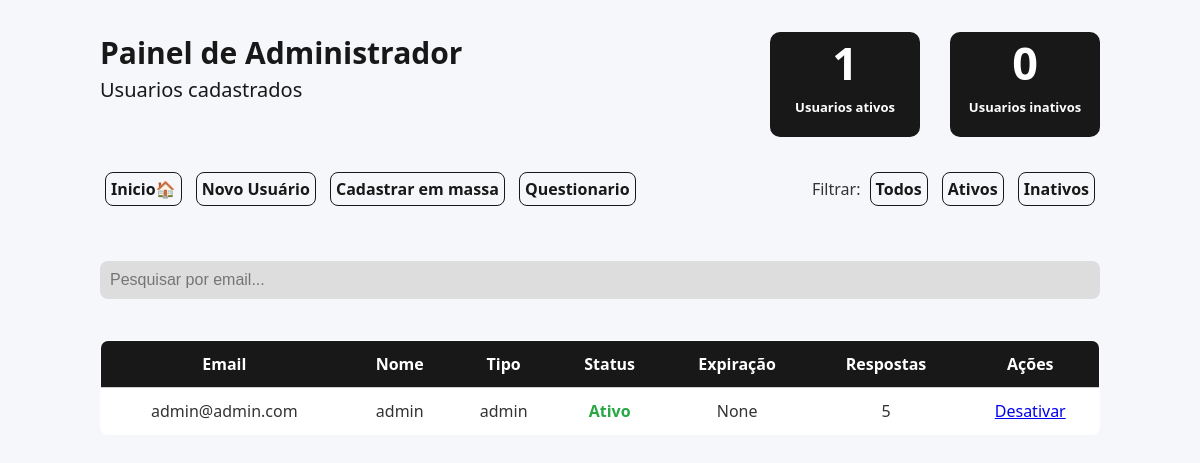
The page /admin/usuarios (signed in) on the database as committed earlier.
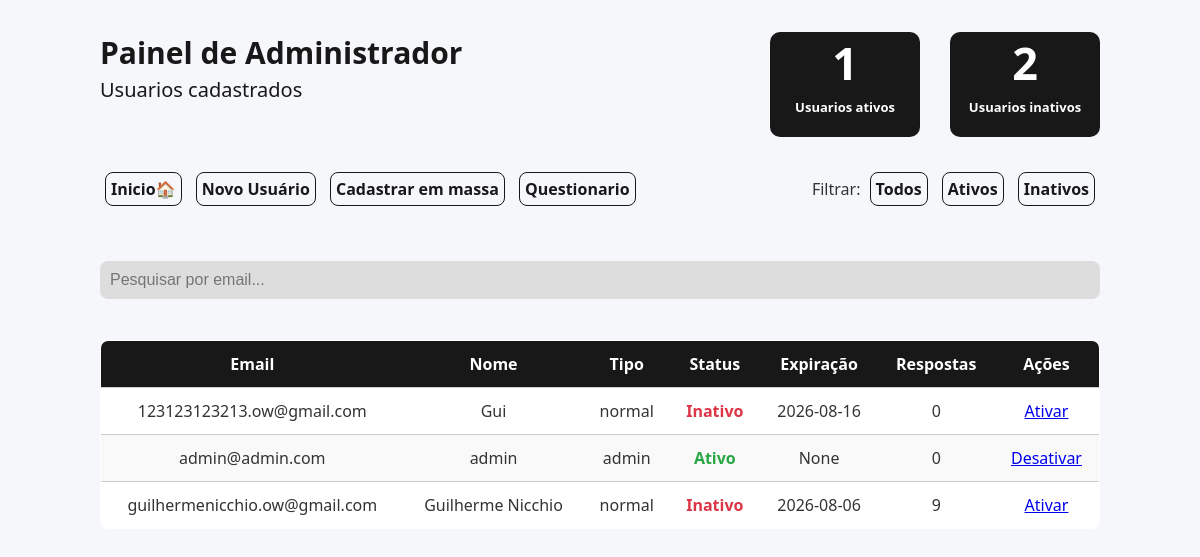
The same page on the database as committed later.
### tables this page shows
CREATE TABLE usuarios (
                        id INTEGER PRIMARY KEY AUTOINCREMENT,
                        email TEXT UNIQUE NOT NULL,
                        nome TEXT NOT NULL,
                        senha TEXT NOT NULL,
                        telefone TEXT NOT NULL,
                        tipo TEXT DEFAULT 'normal',
                        ativo INTEGER DEFAULT 1,
                        data_expiracao TEXT
                  );

### app/routes/admin.py (the view)
    @app.route('/admin/usuarios')
    def listar_usuarios():
        if session.get('tipo') != 'admin':
            return redirect('/login')
        filtro = request.args.get('filtro', 'todos')  # ativos, inativos, todos
        query = """
            SELECT u.id, u.email, u.nome, u.tipo, u.ativo, u.data_expiracao, COUNT(r.id)
            FROM usuarios u
            LEFT JOIN formularios f ON f.user_id = u.id
            LEFT JOIN respostas r ON r.formulario_id = f.id
        """
        if filtro == 'ativos':
            query += " WHERE u.ativo=1"
        elif filtro == 'inativos':
            query += " WHERE u.ativo=0"
        query += " GROUP BY u.id ORDER BY u.email"
        with sqlite3.connect('db.sqlite3') as conn:
            usuarios = conn.execute(query).fetchall()
            status = conn.execute("""
                SELECT
                    SUM(CASE WHEN ativo = 1 THEN 1 ELSE 0 END) as ativos,
                    SUM(CASE WHEN ativo = 0 THEN 1 ELSE 0 END) as inativos
                FROM usuarios
            """).fetchone()
        return render_template(
            'usuarios_admin.html',
            usuarios=usuarios,
            filtro=filtro,
            ativos=status[0] or 0,
            inativos=status[1] or 0
        )

### app/templates/usuarios_admin.html (shortened to what this page needs)
<!DOCTYPE html>
<html lang="pt-BR">
<head>
  <link rel="stylesheet" href="{{ url_for('static', filename='usuarios.css') }}">
</head>
<body>
  <div class="container">
    <section class="topo">
      <div class="texto-cabecalho">
        <h2>Painel de Administrador</h2>
        <p>Usuarios cadastrados</p>
      </div>
      <div class="informacoes">
        <div class="box">
          <h3>{{ ativos }}</h3>
          <p>Usuarios ativos</p>
        </div>
        <div class="box">
          <h3>{{ inativos }}</h3>
          <p>Usuarios inativos</p>
        </div>
      </div>
    </section>
    <section class="options_button">
      <div class="cadastro">
        <a href="/admin">Inicio🏠</a>
        <a href="/admin/cadastrar">Novo Usuário</a>
        <a href="/admin/cadastrar-em-massa">Cadastrar em massa</a>
        <a href="/dashboard">Questionario</a>
      </div>
      <div class="filtro">
        Filtrar:
        <a href="/admin/usuarios?filtro=todos">Todos</a>
        <a href="/admin/usuarios?filtro=ativos">Ativos</a>
        <a href="/admin/usuarios?filtro=inativos">Inativos</a>
      </div>
    </section>
    <input type="text" id="pesquisaNome" placeholder="Pesquisar por email..." class="input-pesquisa" />
    <table>
      <thead>
        <tr>
          <th>Email</th>
          <th>Nome</th>
          <th>Tipo</th>
          <th>Status</th>
          <th>Expiração</th>
          <th>Respostas</th>
          <th>Ações</th>
        </tr>
      </thead>
      <tbody>
        {% for u in usuarios %}
        <tr>
          <td data-label="Email">{{ u[1] }}</td>
          <td data-label="Nome">{{ u[2] }}</td>
          <td data-label="Tipo">{{ u[3] }}</td>
          <td data-label="Status" class="status-{{ 'ativo' if u[4] == 1 else 'inativo' }}">
            {{ 'Ativo' if u[4] == 1 else 'Inativo' }}
          </td>
          <td data-label="Expiração">{{ u[5] }}</td>
          <td data-label="Respostas">{{ u[6] }}</td>
          <td data-label="Ações">
            <a href="/admin/usuario/{{ u[0] }}/toggle">
              {{ 'Desativar' if u[4] == 1 else 'Ativar' }}
            </a>
          </td>
        </tr>
        {% endfor %}
      </tbody>
    </table>
  </div>
</body>
</html>

### app/static/usuarios.css (style rules this page uses)
:root { --cor-fundo: #f5f7fa; --cor-texto: #333; --cor-link: #1f1f1f; --cor-link-hover: #1a1a1a; --cor-tabela-fundo: #fff; --cor-tabela-borda: #ccc; --cor-tabela-header: #e9ecef; --cor-ativo: #28a745; --cor-inativo: #dc3545; }
body { margin: 0; padding: 0; font-family: 'Segoe UI', Tahoma, Geneva, Verdana, sans-serif; background-color: var(--cor-fundo); color: var(--cor-texto); }
.container { max-width: 1000px; margin: auto; padding: 2rem; }
h2 { text-align: center; margin-bottom: 1.5rem; }
table { width: 100%; border-collapse: collapse; background-color: var(--cor-tabela-fundo); border: 1px solid var(--cor-tabela-borda); border-radius: 8px; overflow: hidden; margin-top: 1rem; }
th, td { padding: 0.75rem; text-align: center; border-bottom: 1px solid var(--cor-tabela-borda); }
th { margin-top: 20px; background-color: #181818; color: #fff; }
tr:nth-child(even) { background-color: #f9f9f9; }
.status-ativo { color: var(--cor-ativo); font-weight: bold; }
.status-inativo { color: var(--cor-inativo); font-weight: bold; }
.texto-cabecalho { color: #181818; }
.texto-cabecalho h2 { font-size: 30px; margin: 0 10px 3px 0; }
.texto-cabecalho p { font-weight: 400; font-size: 20px; margin: 0; }
.topo { display: flex; justify-content: space-between; }
.informacoes { display: flex; gap: 30px; text-align: center; }
.informacoes h3 { font-weight: bold; font-size: 45px; margin: 0; padding: 0; }
.informacoes P { font-weight: bold; font-size: 13px; margin: 0; padding: 5px; }
.informacoes .box { background-color: #181818; color: #fff; border-radius: 10PX; width: 150px; height: 105px; }
.options_button { display: flex; justify-content: space-between; margin-top: 30px; }
.options_button .cadastro a { text-decoration: none; color: #181818; font-weight: bold; padding: 5px; margin: 5px; border: 1px solid #181818; border-radius: 8px; transition: background-color 0.3s ease, color 0.3s ease; display: inline-block; }
.options_button .filtro a { text-decoration: none; color: #181818; font-weight: bold; padding: 5px; margin: 5px; border: 1px solid #181818; border-radius: 8px; transition: background-color 0.3s ease, color 0.3s ease; display: inline-block; }
.input-pesquisa { margin-top: 50px; width:100%; max-width: 1000px; padding: 10px; border-radius: 8px; border: none; margin-bottom: 25px; font-size: 16px; background-color: #dddddd; color: #181818; box-sizing: border-box; }

Rows that differ between the two databases and show on the page:
added usuarios: email "123123123213.ow@gmail.com", nome "Gui", tipo "normal", ativo "Inativo", data_expiracao "2026-08-16", ativo "0", ativo "Ativar"
changed usuarios "admin@admin.com": u "5" → "0"
added usuarios: email "guilhermenicchio.ow@gmail.com", nome "Guilherme Nicchio", tipo "normal", ativo "Inativo", data_expiracao "2026-08-06", u "9", ativo "Ativar"
Other text that changed with them:
{{ inativos }}: "0" → "2"
